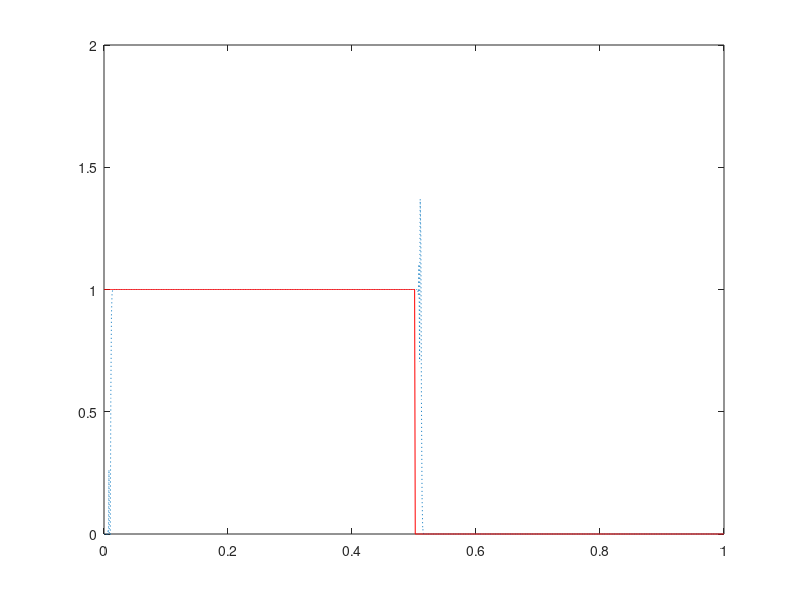

This chart was generated by the following MATLAB code:
function [] = linearadvectFDm
clear all
clc
format short

a = 0;
b = 1;
dx = 0.001;

% Construct the grid 
x = a:dx:b;
N = (b-a)/dx + 1;
% Construct IC
u0 = zeros(1,N);
for ii = 1:N
    u0(ii) = init_cond(x(ii));
end
% plot(x,u0);axis([0 1 0 3]);hold on
c = 0.7;
dt = 0.0003;
n_ts = 10;

u = zeros(1,N);
a1 = c*dt/(2*dx);
for ii = 1:n_ts
    u0 = [u0(1) u0 u0(N)];
    for jj = 2:N
        u(jj) = u0(jj) - a1*(u0(jj+1) - u0(jj-1));
    end 
    u0 = u;%(1:N);
end
adv_dist = c*n_ts*dt - dx;
for ii = 1:N
    u0(ii) = advect_ic(x(ii),adv_dist);
end
plot(x,u,':'); hold on
plot(x,u0,'r')    
axis([0 1 0 2]);
end 

function u0 = init_cond(x)
u0 = 1;
if x > .5
    u0 = 0;
end
end 

function u0 = advect_ic(x,adv_dist)
u0 = 1;
if x > (.5 + adv_dist)
    u0 = 0;
end
end